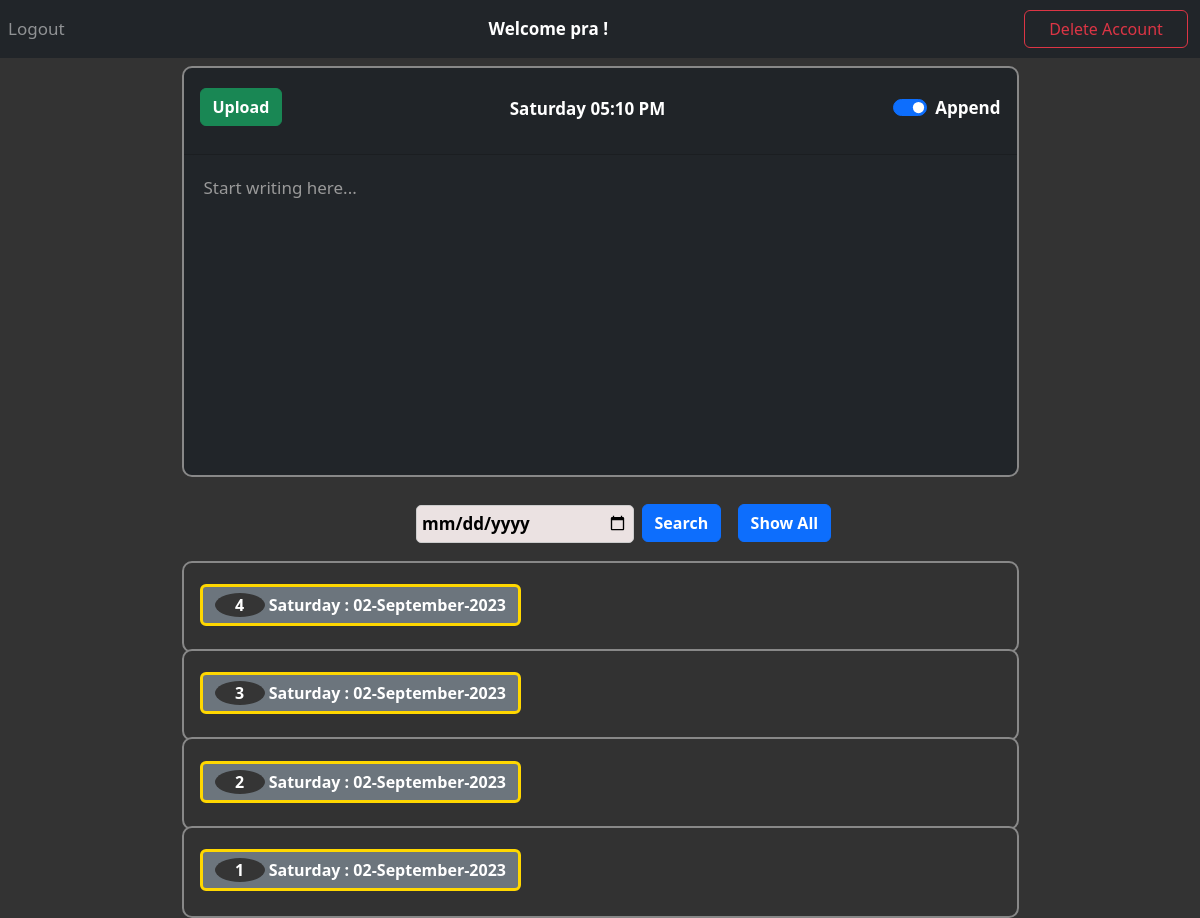
Screenshot of / (signed in) with the database file from the repository.
### website/models.py (models this page shows)
class User(db.Model, UserMixin):
    id = db.Column(db.Integer, primary_key=True)
    email = db.Column(db.String(150), unique=True)
    password = db.Column(db.String(150))
    first_name = db.Column(db.String(150))
    notes = db.relationship('Note')

class Note(db.Model):
    id = db.Column(db.Integer, primary_key=True)
    data = db.Column(db.String(10000))
    date = db.Column(db.DateTime(timezone=True), default=func.now())
    day = db.Column(db.String(10), default=datetime.now().strftime('%A'))
    currDate = db.Column(db.String(20), default=datetime.now().strftime('%Y-%m-%d'))
    time = db.Column(db.String(20), default=datetime.now().strftime('%H:%M:%S'))
    month = db.Column(db.String(20), default=datetime.now().strftime('%B'))
    sentiment = db.Column(db.Float)
    sentimentColor = db.Column(db.String(255))
    classification = db.Column(db.String(50))
    switch_state = db.Column(db.Boolean, default=False)  # New column for the switch state
    user_id = db.Column(db.Integer, db.ForeignKey('user.id'))

### website/views.py (the view, shortened to what this page needs)
@views.route('/', methods=['GET', 'POST'])
@login_required
def home():
    switch_state_bool = 0
    first_name = current_user.first_name
    notes = Note.query.filter_by(user_id=current_user.id).all()
    get_switch_state = Note.query.filter_by(user_id=current_user.id).order_by(Note.id.desc()).first()
    if get_switch_state is None:
        latest_switch_state = ""
    else:
        latest_switch_state = "checked" if get_switch_state.switch_state else ""
    note_data = [(note.currDate, note.day, note.month, note.sentimentColor, note.data, note.id) for note in notes]
    return render_template("home.html", user=current_user, first_name = first_name, note_data=note_data, latest_switch_state = latest_switch_state)

### website/__init__.py (called while the page is built)
def create_app():
    app = Flask(__name__)
    app.config['SECRET_KEY'] = 'hjshjhdjah kjshkjdhjs'
    app.config['SQLALCHEMY_DATABASE_URI'] = f'sqlite:///{DB_NAME}'
    db.init_app(app)
    from .views import views
    from .auth import auth
    app.register_blueprint(views, url_prefix='/')
    app.register_blueprint(auth, url_prefix='/')
    from .models import User, Note
    with app.app_context():
        db.create_all()
    login_manager = LoginManager()
    login_manager.login_view = 'auth.login'
    login_manager.init_app(app)
    @login_manager.user_loader
    def load_user(id):
        return User.query.get(int(id))
    return app

### website/templates/home.html (shortened to what this page needs)
{% extends "base.html" %}
{% block content %}
<form method="POST">
  <div class="card text-white bg-dark mb-3">
    <div class="card-header">
      <div align="left">
        <button name="uploadButton" type="submit" class="btn btn-secondary  btn-success" style="display: flex; justify-content: space-between;"><b>Upload</b></button>
      </div>
      <div style="font-weight: bold">
        <div class="d-flex justify-content-center w-100">
          <span class="navbar-text text-center" style="color: white; font-weight: bold;">
             <span id="current-time-home"></span>
          </span>
        </div>
      </div>
      <div class="form-check form-switch align-center">
        <input class="form-check-input" type="checkbox" role="switch" id="flexSwitchCheckChecked" name="switchState" {{latest_switch_state}}>
        <label class="form-check-label" for="flexSwitchCheckChecked"><b>Append</b></label>
      </div>
    </div>
    <textarea name="note" id="note" class="form-control bg-dark text-white" style="border: none;" autofocus wrap="soft" placeholder="Start writing here..."></textarea>
  </div>
</form>
<div id="searchButtons">
  <form id="search-form" method="POST" >
    <div align="center">
      <input type="date" id="search" name="searchDate">
      <button id="searchButton" type="submit" class="btn btn-primary" name="searchButton"><b>Search</b></button>
    </div>
  </form>
  <form id="showAllList" method="POST" >
    <div align="center">
      <button id="showall" type="submit" class="btn btn-primary" name="showAllButton"><b>Show All</b></button>
    </div>
  </form>
</div>
<ul class="list-group list-group-flush" id="notes">
  {% for note_item in note_data | reverse %}
  <div class="accordion" id="accordionExample">
    <div class="card">
      <div class="card-header text-center" id="heading{{ note_item[5] }}">
        <h2 class="mb-0">
          <button class="btn btn-secondary text-left" type="button" data-toggle="collapse" data-target="#collapse{{note_item[5]}}" aria-expanded="true" aria-controls="collapse{{ note_item[5] }}"  {% if note_item[3] %}style="border-color: {{ note_item[3] }}"{% endif %}>
            {% if note_item[0] %}
              {% set index = loop.length - loop.index0 %}
              <span class="index-circle">{{ index }}</span><b> {{ note_item[1] }} : {{ note_item[0][8:] }}-{{ note_item[2] }}-{{ note_item[0][:4] }}</b>
            {% else %}
              <span class="index-circle">{{ index }}</span><b>{{ note_item[1] }} - Date Not Available </b>
            {% endif %}
          </button>
        </h2>
      </div>
    </div>
  </div>{% endfor %}
</ul>
{% endblock %}

### website/templates/base.html (shortened to what this page needs)
<!DOCTYPE html>
<html>
  <head>
    <link
      rel="stylesheet"
      href="https://stackpath.bootstrapcdn.com/bootstrap/4.4.1/css/bootstrap.min.css"
    />
    <link
      rel="stylesheet"
      href="https://stackpath.bootstrapcdn.com/font-awesome/4.7.0/css/font-awesome.min.css"
    />
    <link rel="stylesheet" href="static\styles.css">
    <link href="https://cdn.jsdelivr.net/npm/bootstrap@5.3.0/dist/css/bootstrap.min.css" rel="stylesheet">
  </head>
  <body>
    <nav class="navbar navbar-expand-lg navbar-dark bg-dark" #e3f2fd;>
      <div class="collapse navbar-collapse" id="navbar">
        <div class="navbar-nav">
          {% if user.is_authenticated %}
          <a class="nav-item nav-link" id="logout" href="/logout">Logout</a>
          {% endif %}
        </div>
        {% if user.is_authenticated %}
        <div class="d-flex justify-content-center w-100">
          <span class="navbar-text text-center" style="color: white; font-weight: bold;">
             <span>Welcome {{first_name}} !</span>
          </span>
        </div>
        <button type="button" id="delButton"  class="btn btn-outline-danger">Delete Account</button>
      {% endif %}
    </nav>
    <div class="container">{% block content %} {% endblock %}</div>
  </body>
</html>

### website/templates/base.html (style rules this page uses)
body { background-color: #333; color:white; font-size: 17px; }
#delButton { width: 200px; margin-right: 1%; }

### website/templates/home.html (style rules this page uses)
.index-circle { display: inline-block; width: 50px; height: 24px; line-height: 24px; text-align: center; border-radius: 50%; background-color: #353535; color: #fff; font-weight: bold; }
.card-header { padding-top: 20px; padding-bottom: 25px; display: flex; justify-content: space-between; }
.card { background-color: #333; color: white; border-radius: 0px; width:75%; margin: -2px auto; border-color: #888; border-width: 2px 2px 2px 2px; border-style: solid; border-radius: 10px; }
form { margin-top: 10px; background-color: #333; padding: 0px; }
textarea.form-control { background-color: #333; color: white; width: 100%; margin: 0; padding: 20px; font-size: 17px; border: 3px solid #ccc; border-radius: 10px; box-sizing: border-box; height: 320px; resize: none; white-space: pre-wrap; }
ul#notes button { border-width: 3.5px; }
#note::placeholder { color: #999; }
.form-check { padding-top: 7px; }
input[type="date"] { font-size: 17px; padding: 5px; margin-top: 7px; margin-right:5px; margin-left: 5px; margin-bottom: 20px; border: 1px solid #ccc; border-radius: 5px; outline: none; width: 218px; font-weight: bold; background-color: #ebe2e2 }
#search-form, #showAllList { margin-top:5px; display: inline-block; margin-left: 12px; }
#searchButtons { margin-left: 32%; }
#searchButton { margin-top: -5px; margin-left: -2px; }
#showall { margin-top:-5px; }

### rows the page displays
User: first_name "pra"
Note: index "4", day "Saturday", currDate "02", month "September", currDate "2023"
Note: index "3", day "Saturday", currDate "02", month "September", currDate "2023"
Note: index "2", day "Saturday", currDate "02", month "September", currDate "2023"
Note: index "1", day "Saturday", currDate "02", month "September", currDate "2023"
